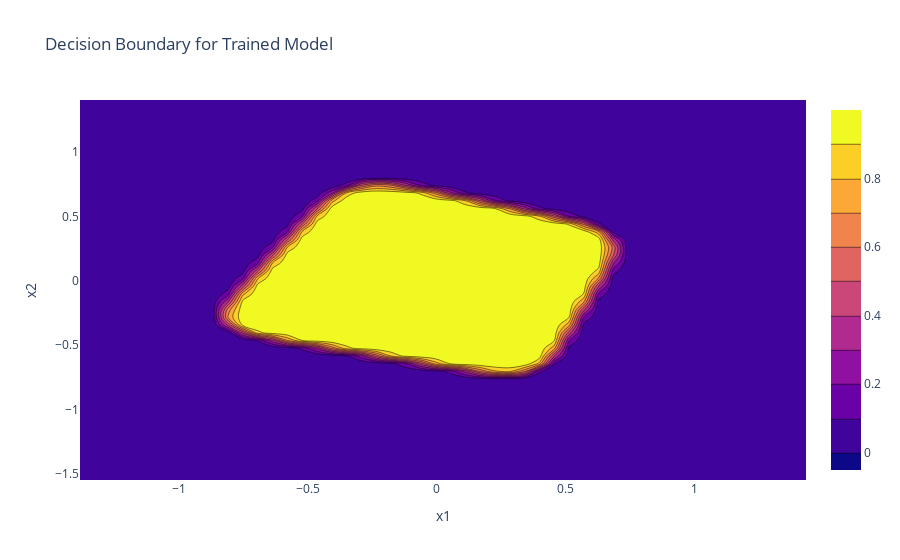

The notebook cell saved with this chart:
### Markdown cell above
## Plot Trained Model

### Code cell
padding = 0.25
x_span = np.linspace(x_data[:, 0].min() - padding, x_data[:, 0].max() + padding)
y_span = np.linspace(x_data[:, 1].min() - padding, x_data[:, 1].max() + padding)

xx, yy = np.meshgrid(x_span, y_span)
grid = torch.Tensor(np.c_[xx.ravel(), yy.ravel()])

z = model.forward(grid).view(xx.shape).detach().numpy()
fig = go.Figure(go.Contour(x=x_span, y=y_span, z=z))
fig.update_layout(title='Decision Boundary for Trained Model', xaxis_title='x1', yaxis_title='x2')
fig.show()

### Figure 1 — Plotly figure (JSON) as saved in the notebook; plotly's stock layout.template omitted (floating-point values rounded to 4 significant figures; data arrays with more than 128 entries replaced by an {"elided": "..."} marker saying what was removed)
{"data": [{"autocontour": true, "contours": {"end": 0.9, "size": 0.1, "start": 0}, "type": "contour", "x": [-1.385, -1.327, -1.27, -1.212, -1.155, -1.097, -1.04, -0.9822, -0.9247, -0.8672, -0.8097, -0.7522, -0.6947, -0.6371, -0.5796, -0.5221, -0.4646, -0.4071, -0.3496, -0.2921, -0.2346, -0.1771, -0.1195, -0.06203, -0.004523, 0.05299, 0.1105, 0.168, 0.2255, 0.283, 0.3405, 0.3981, 0.4556, 0.5131, 0.5706, 0.6281, 0.6856, 0.7431, 0.8006, 0.8581, 0.9157, 0.9732, 1.031, 1.088, 1.146, 1.203, 1.261, 1.318, 1.376, 1.433], "y": [-1.546, -1.486, -1.426, -1.365, -1.305, -1.245, -1.185, -1.125, -1.064, -1.004, -0.9439, -0.8836, -0.8234, -0.7632, -0.703, -0.6427, -0.5825, -0.5223, -0.4621, -0.4018, -0.3416, -0.2814, -0.2212, -0.1609, -0.1007, -0.04049, 0.01973, 0.07996, 0.1402, 0.2004, 0.2606, 0.3209, 0.3811, 0.4413, 0.5015, 0.5618, 0.622, 0.6822, 0.7424, 0.8027, 0.8629, 0.9231, 0.9833, 1.044, 1.104, 1.164, 1.224, 1.284, 1.345, 1.405], "z": {"elided": "50x50 float values"}}], "layout": {"autosize": true, "title": {"text": "Decision Boundary for Trained Model"}, "xaxis": {"autorange": true, "range": [-1.385, 1.433], "title": {"text": "x1"}, "type": "linear"}, "yaxis": {"autorange": true, "range": [-1.546, 1.405], "title": {"text": "x2"}, "type": "linear"}}}
